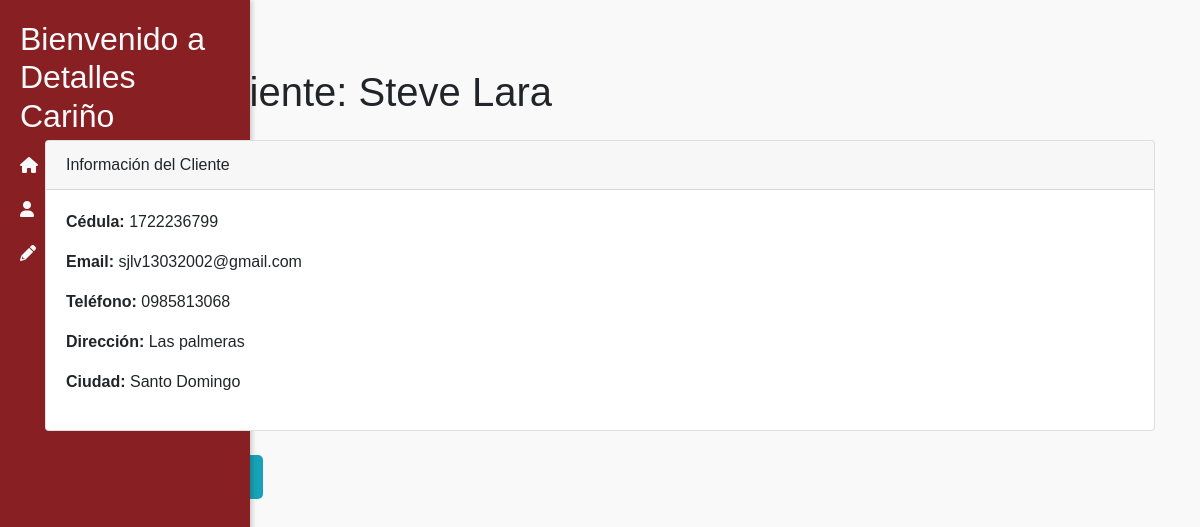
Page /cliente/info/2 on the earlier database version.
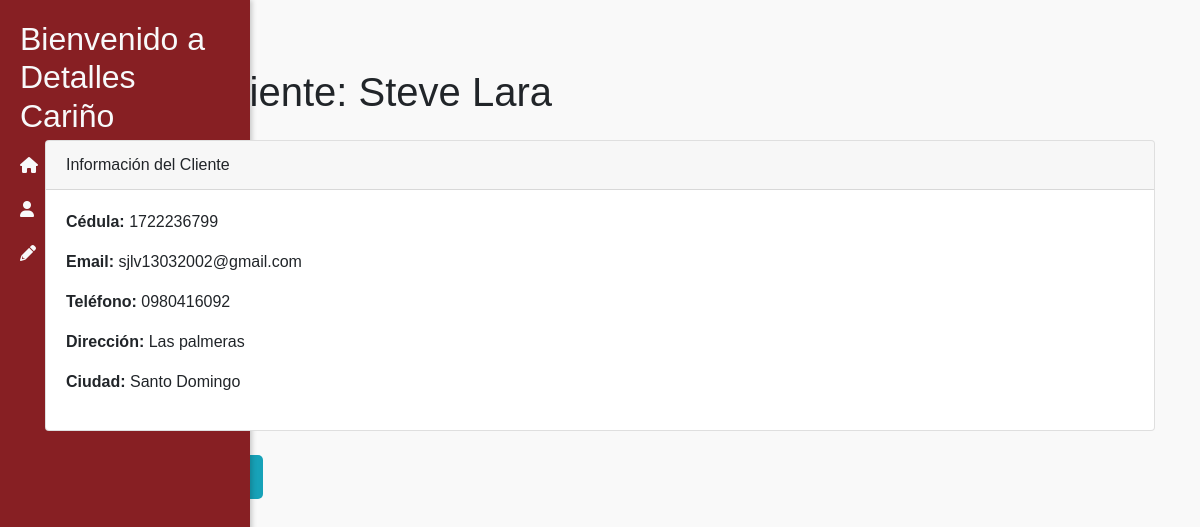
Same page on the later database version.
### pedidos/models.py (models this page shows, shortened)
class Cliente(models.Model):
    nombre = models.CharField(max_length=50)
    cedula = models.CharField(max_length=10)
    email = models.EmailField()
    telefono = models.CharField(max_length=10)
    ciudad = models.CharField(max_length=30)
    direccion = models.TextField(max_length=200)
    user = models.OneToOneField(User, related_name='cliente', on_delete=models.CASCADE, null=True, blank=True, unique=True)
    class Meta:
        db_table = 'cliente'

### pedidos/views.py (the view)
# urls.py: path('cliente/info/<int:cliente_id>', clientes, name='clientes'),                           #Info
def clientes(request, cliente_id):
    cliente = get_object_or_404(Cliente, id=cliente_id)
    pedidos = Pedido.objects.filter(cliente=cliente)
    contenido = {
        'cliente': cliente,
        'pedidos': pedidos
    }
    return render(request, 'clientes/info_cliente.html', contenido)

### templates/clientes/info_cliente.html (shortened to what this page needs)
{% extends 'menu.html' %}
{% block content %}
<main role="main" class="container mt-5">
  <div class="info-cliente">
    <h1 class="mb-4">Perfil del Cliente: {{ cliente.nombre }}</h1>
    <div class="card mb-4">
      <div class="card-header">
        Información del Cliente
      </div>
      <div class="card-body">
        <p><strong>Cédula:</strong> {{ cliente.cedula }}</p>
        <p><strong>Email:</strong> {{ cliente.email }}</p>
        <p><strong>Teléfono:</strong> {{ cliente.telefono }}</p>
        <p><strong>Dirección:</strong> {{ cliente.direccion }}</p>
        <p><strong>Ciudad:</strong> {{ cliente.ciudad }}</p>
      </div>
    </div>
    <a href="{% url 'detalle_cliente' cliente.id %}" class="btn btn-info btn-sm">
    </a>
  </div>
</main>
{% endblock %}

Differences in the rows shown:
changed Cliente "Steve Lara": telefono "0985813068" → "0980416092"
